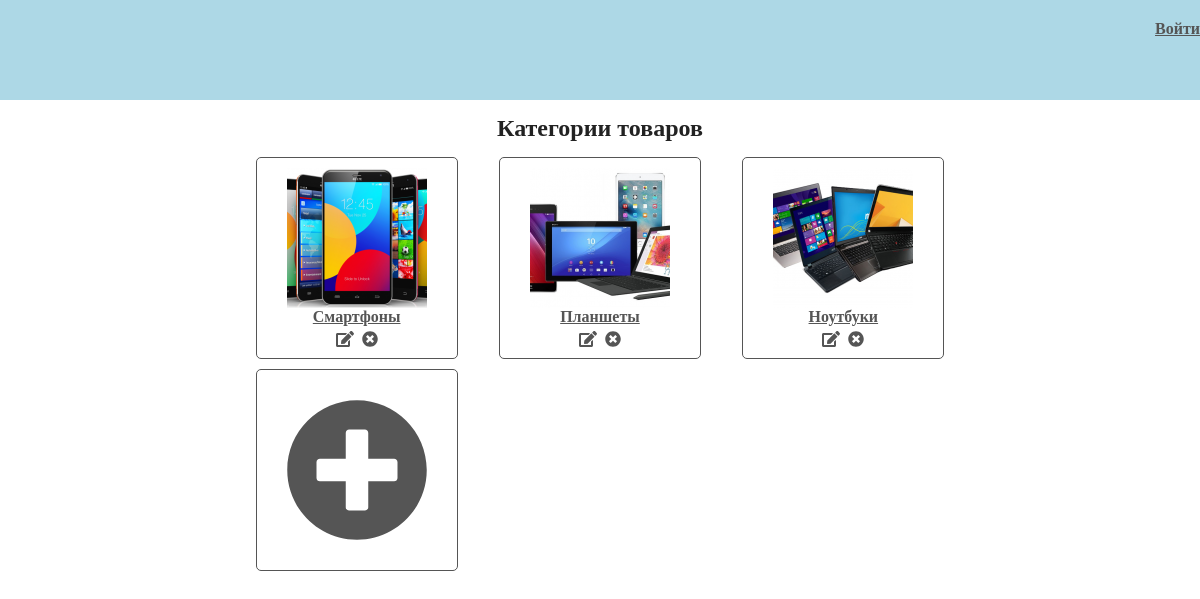
The page / on the database its author committed.
### tables this page shows
CREATE TABLE `categories` (
  `id` int(11) NOT NULL AUTO_INCREMENT,
  `name` varchar(256) NOT NULL,
  `position` tinyint(4) DEFAULT '1',
  `is_visible` tinyint(1) DEFAULT '0',
  `image_name` varchar(100) DEFAULT NULL,
  `created_at` int(11) DEFAULT NULL,
  `updated_at` int(11) DEFAULT NULL,
  `is_deleted` tinyint(1) DEFAULT '0',
  PRIMARY KEY (`id`)
);

### engine/functions/shop/categories.php (called while the page is built, shortened)
<?php
function indexCategories()
{
    $sql =
    '
        SELECT      *
        FROM        `categories`
        WHERE       `is_deleted` = 0
        ORDER BY    `position` asc, `name`
    ';
    $st = db_execute ($sql);
    if (!is_object($st)) {
        $data = $st;
    } else {
        $data['categories'] = $st->fetchAll(PDO::FETCH_ASSOC);
    }
    return render('categories/index.php', $data);
}

### public/index.php (called while the page is built, shortened)
<?php
indexCategories();

### engine/db.php (called while the page is built, shortened)
<?php
function db_connect($db_name = NULL) {
    static $db = null;
    $config = require CONFIG_DIR . 'db.php';
    try {
        $db = new PDO (
            "mysql:host=$config[db_host];dbname=$config[db_name];charset=utf8mb4",
            $config['db_user'],
            $config['db_pass']
        );
    } catch (Exception $ex) {
        return 'Ошибка при подключении к базе данных: ' . $ex->getMessage();
    }
    return $db;
}
function db_execute($sql, $params = [])
{
    $db = db_connect();
    $st = $db->prepare($sql);
    $st->execute($params);
    return $st;
}

### templates/default/categories/index.php (the view)
<h2>Категории товаров</h2>
<div class="categories">
<?php if (count ($categories) > 0) : ?>
    <?php foreach ($categories as $category) : ?>
        <div class="category">
            <a href="/items/index.php?category_id=<?= $category['id'] ?>" title="<?= $category['name'] ?>">
            <img src="/uploads/<?= $category['image_name'] ?>" alt="<?= $category['name'] ?>">
            <br><?= $category['name'] ?></a>
            <a class="category-action" href="/categories/edit.php?id=<?= $category['id'] ?>" title="Редактировать">
            <i class="fas fa-edit"></i></a>&nbsp;
            <a class="category-action" href="/categories/delete.php?id=<?= $category['id'] ?>" title="Удалить">
            <i class="fas fa-times-circle"></i></a>
        </div>
    <?php endforeach; ?>
<?php endif; ?>
<div class="category category-add">
    <a href="/categories/add.php" title="Добавить новую категорию">
        <i class="fas fa-9x fa-plus-circle"></i></a>
</div>

### engine/functions.php (shortened to what this page needs)
<?php
function render ($template, $params = [])
{
    if (! is_array ($params)) {
        $template_path = TEMPLATE_DIR . DEFAULT_TEMPLATE . '/layouts/error.php';
    } else {
        $template_path = TEMPLATE_DIR . DEFAULT_TEMPLATE . '/' . $template;
    }
    if(file_exists($template_path)) {
        require $template_path;
        $content = ob_get_clean();
        include TEMPLATE_DIR . DEFAULT_TEMPLATE . '/layouts/main.php';
    } else {
        $content = 'Страницы не существует, но вот вам кРотики';
    }
}

### templates/default/layouts/main.php (shortened to what this page needs)
<html>
<head>
    <link rel="stylesheet" type="text/css" href="/css/styles.css">
</head>
<body>
    <header class="main_head">
        <div class="container_head">
            <?php if (isset ($_SESSION['email'])) : ?>
                Привет, <?= $_SESSION['email'] ?>!
                <br><a href="/orders/index.php">Корзина (<span id="order-cnt"><?= $_SESSION['orders']['count'] ?></span>)</a>
                <br><a href="/account/logout.php">Выйти</a>
            <?php else : ?>
                <a href="/account/login.php">Войти</a>
            <?php endif; ?>
        </div>
    </header>
    <div class="container">
        <?= $content ?>
    </div>
</body>
</html>

### public/css/styles.css (style rules this page uses)
* { margin: 0; padding: 0; }
.main_head { height: 100px; width: 100%; background-color: lightblue; }
.container_head { max-width: 1200px; text-align: right; vertical-align: middle; color: #333; font-weight: bold; padding-top: 20px; }
.container { max-width: 1200px; margin: 0 auto; color: #222; margin-top: 15px; text-align: center; }
a, .del-link { color: #555; font-weight: bold; }
h2 { text-align: center; }
.categories, .items { margin: 15px auto; display: grid; grid-template-columns: repeat(3, 1fr); grid-gap: 10px; width: 720px; }
.category, .item { justify-self: center; text-align: center; width: 200px; height: 200px; border: 1px #555 solid; border-radius: 5px; }
.category a, .item a { margin: 10px 0 5px 0; color: #555; display: block; }
.category-add a, .item-add a { margin-top: 28px; }
.category-action, .item-action { display: inline !important; }

### rows shown on the page
categories: image_name (picture), name "Смартфоны"
categories: image_name (picture), name "Планшеты"
categories: image_name (picture), name "Ноутбуки"
